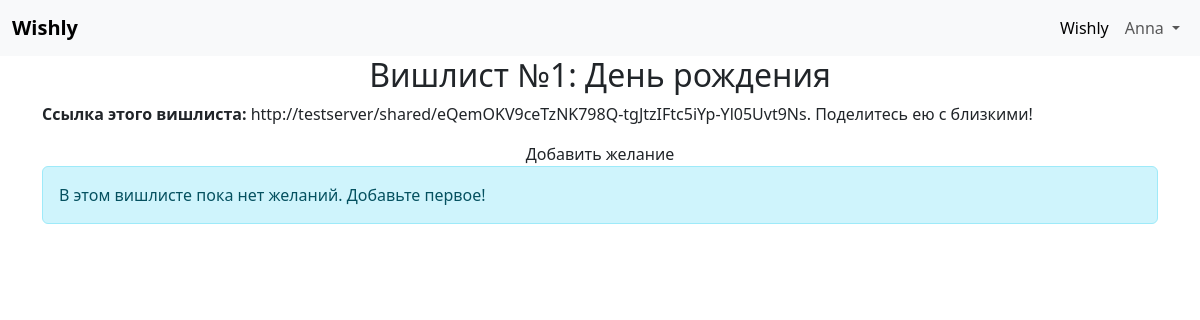
The page /list1 (signed in) on the database as committed earlier.
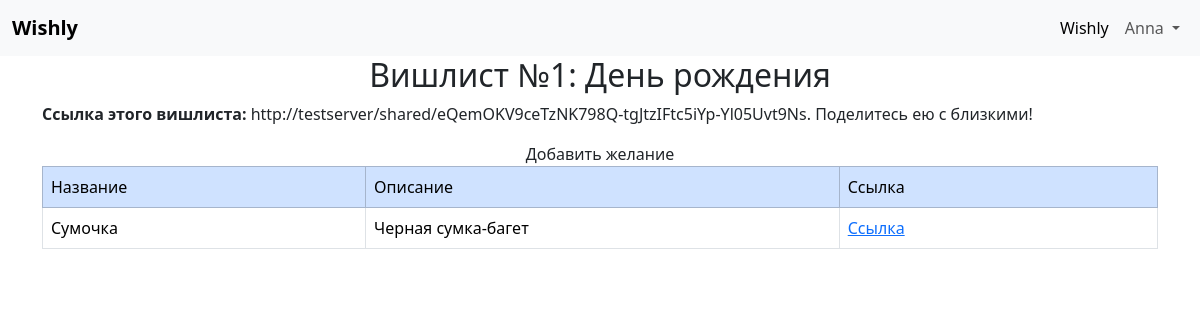
The same page on the database as committed later.
### data/wishes.py (models this page shows, shortened)
class Wishes(SqlAlchemyBase, SerializerMixin):
    __tablename__ = 'wishes'
    id = sqlalchemy.Column(sqlalchemy.Integer,
                           primary_key=True, autoincrement=True)
    name = sqlalchemy.Column(sqlalchemy.String, nullable=True)
    bio = sqlalchemy.Column(sqlalchemy.String, nullable=True)
    url = sqlalchemy.Column(sqlalchemy.String, nullable=True)
    list_id = sqlalchemy.Column(sqlalchemy.Integer, sqlalchemy.ForeignKey('lists.id'))
    lists = orm.relationship('Lists')

### main.py (the view)
@application.route('/list<int:list_id>')
@login_required
def lst(list_id):
    db_sess = db_session.create_session()
    lst = db_sess.get(Lists, list_id)
    if db_sess.query(ListSub).filter_by(
        user_id=current_user.id,
        list_id=lst.id
    ).first():
        return redirect(f'/shared/{lst.token}')
    elif lst.user_id == current_user.id:
        wishes = db_sess.query(Wishes).filter_by(list_id=list_id).all()
        url = url_for('shared_lst', token=lst.token, _external=True)
        return render_template('list.html', lst=lst, wishes=wishes, url=url, is_shared_view=False)
    else:
        flash('Вишлист не найден', 'danger')
        return redirect('/')

### data/db_session.py (called while the page is built)
def create_session() -> Session:
    global __factory
    return __factory()

### main.py (called while the page is built)
@login_manager.user_loader
def load_user(user_id):
    db_sess = db_session.create_session()
    return db_sess.query(User).get(user_id)

### templates/list.html (shortened to what this page needs)
{% extends "base.html" %}
{% block content %}
{% if lst %}
    <h2 class="text-center">Вишлист №{{lst.id}}: {{lst.feast}}</h2>
{% if not is_shared_view %}
    <p><b>Ссылка этого вишлиста:</b> {{ url }}. Поделитесь ею с близкими!</p>
    <div class="d-flex justify-content-center">
        <a class="nav-link btn btn-outline-warning" style="width: 300px;" href="/list{{ lst.id }}/add_wish">Добавить желание</a>
    </div>
{% endif %}
    {% if wishes %}
        <div class="table_container">
            <table class="table table-bordered">
                <thead class="table-primary">
                    <tr>
                        <td class="title" width="400px" bgcolor="#dddddd">Название</td>
                        <td class="title" width="600px" bgcolor="#dddddd">Описание</td>
                        <td class="title" width="400px" bgcolor="#dddddd">Ссылка</td>
                    </tr>
                </thead>
                <tbody>
        {% for item in wishes %}
                <tr>
                    <td class="ordinary" bgcolor="#eeeeff">{{ item.name.capitalize() }}</td>
                    {% if item.bio %}
                    <td class="ordinary" bgcolor="#eeeeff">{{ item.bio }}</td>
                    {% else %}
                    <td class="ordinary" bgcolor="#eeeeff">Без описания</td>
                    {% endif %}
                    {% if item.url %}
                    <td class="ordinary" bgcolor="#eeeeff">
                        <a href="{{ item.url }}" target="_blank">Ссылка</a>
                    </td>
                    {% else %}
                    <td class="ordinary" bgcolor="#eeeeff">Без ссылки</td>
                    {% endif %}
                </tr>
        {% endfor %}
                </tbody>
            </table>
        </div>
    {% else %}
        <div class="alert alert-info">
            {% if not is_shared_view %}
            В этом вишлисте пока нет желаний. Добавьте первое!
            {% else %}
            В этом вишлисте пока нет желаний.
            {% endif %}
        </div>
    {% endif %}
{% endif %}
{% endblock %}

Rows that differ between the two databases and show on the page:
added Wishes: name "Сумочка", bio "Черная сумка-багет"
Other text that changed with them:
text no longer shown: "В этом вишлисте пока нет желаний. Добавьте первое!"
text now shown: "Название Описание Ссылка"
